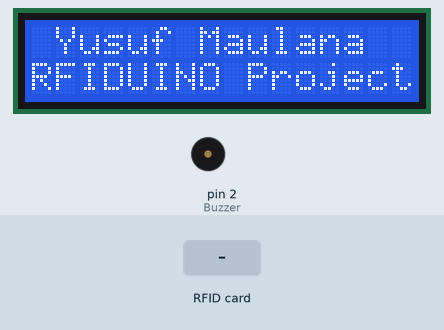
Bench run of a sketch on a simulated Arduino Uno, built with avr-gcc and run on an emulated ATmega328P. On the bench: 16×2 character LCD, buzzer (waves = sounding, pin HIGH). The test bench sets the inputs (shaded band). Pins used as bus, display or sensor lines are not drawn; what the sketch prints to the serial monitor is not drawn.

Above: at 0.1 s.
3.4 s: RFID card 5E 7A 19 C4 held to the reader
At 4.0 s:
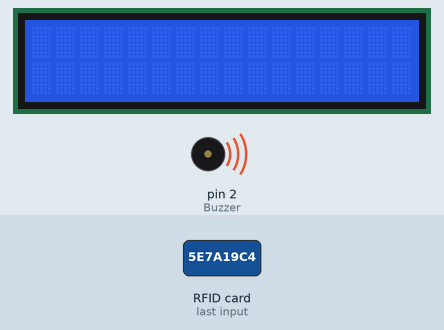
At 4.9 s:
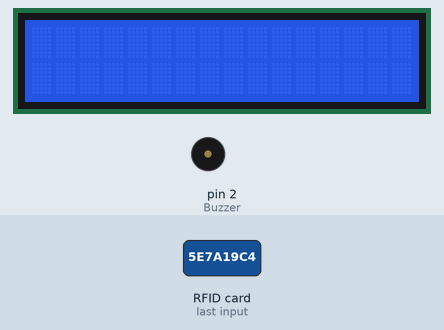
Timing chart, 0 to 6.4 s (numbered marks = the images above; inputs shaded):
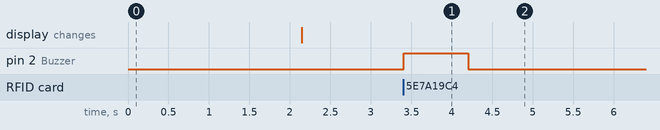

The sketch:

RFID___LCD.ino
```cpp
/*
 * Typical pin layout used:
 * -----------------------------------------------------------------------------------------
 *             MFRC522      Arduino       Arduino   Arduino    Arduino          Arduino
 *             Reader/PCD   Uno/101       Mega      Nano v3    Leonardo/Micro   Pro Micro
 * Signal      Pin          Pin           Pin       Pin        Pin              Pin
 * -----------------------------------------------------------------------------------------
 * RST/Reset   RST          9             5         D9         RESET/ICSP-5     RST
 * SPI SS      SDA(SS)      10            53        D10        10               10
 * SPI MOSI    MOSI         11 / ICSP-4   51        D11        ICSP-4           16
 * SPI MISO    MISO         12 / ICSP-1   50        D12        ICSP-1           14
 * SPI SCK     SCK          13 / ICSP-3   52        D13        ICSP-3           15
 */
#include <MFRC522.h>
#include <SPI.h>
#include <EEPROM.h>
#include <Wire.h>
#include <LiquidCrystal_I2C.h>

#define SS_PIN 10
#define RST_PIN 9
#define Buzzer 2

LiquidCrystal_I2C lcd (0x27, 16, 2);
MFRC522 rfid(SS_PIN, RST_PIN);
MFRC522::MIFARE_Key key;

byte data;
byte data_now;
byte Kartu_ID[4];

/* ------ Kartu yang terdaftar ----- */
byte kartu1[]={210, 155, 63, 91};
byte kartu2[]={32, 148, 58, 82};
byte kartu3[]={33, 171, 157, 01};
byte kartu4[]={20, 222, 88, 28};

void setup() {
  lcd.begin();
  lcd.backlight();
  lcd.setCursor(0, 0);
  lcd.print(" Yusuf Maulana ");
  lcd.setCursor(0, 1);
  lcd.print("RFIDUINO Project");
  Serial.begin(9600);
  delay(2000);
  lcd.clear();
  Serial.begin(9600);
  pinMode (Buzzer, OUTPUT);
  Serial.begin(9600);
  SPI.begin();
  rfid.PCD_Init();

  for (byte i = 0; i < 6 ;i++){
    key.keyByte[i] = 0xFF;
  }
  Serial.println(F("Scan Kode dengan NUID"));
  Serial.print(F("Menggunakan kode : "));
  printHex(key.keyByte, MFRC522::MF_KEY_SIZE);
}

void loop() {
  if ( ! rfid.PICC_IsNewCardPresent())
    return;

  // Verify if the NUID has been readed
  if ( ! rfid.PICC_ReadCardSerial())
    return;

  Serial.print(F("PICC type: "));
  MFRC522::PICC_Type piccType = rfid.PICC_GetType(rfid.uid.sak);
  Serial.println(rfid.PICC_GetTypeName(piccType));

  // Check is the PICC of Classic MIFARE type
  if (piccType != MFRC522::PICC_TYPE_MIFARE_MINI &&
    piccType != MFRC522::PICC_TYPE_MIFARE_1K &&
    piccType != MFRC522::PICC_TYPE_MIFARE_4K) {
    Serial.println(F("Bukan Kartu MFRC522."));
    return;
  }

  if (rfid.uid.uidByte[0] != Kartu_ID[0] ||
    rfid.uid.uidByte[1] != Kartu_ID[1] ||
    rfid.uid.uidByte[2] != Kartu_ID[2] ||
    rfid.uid.uidByte[3] != Kartu_ID[3] ) {
    Serial.println(F("Kartu Baru Terdeteksi"));

    // Store NUID into nuidPICC array
    for (byte i = 0; i < 4; i++) {
      Kartu_ID[i] = rfid.uid.uidByte[i];
      digitalWrite(Buzzer, HIGH);
      delay(200);
      digitalWrite(Buzzer, LOW);
    }

    Serial.println(F("The NUID tag is:"));
    Serial.print(F("In hex: "));
    printHex(rfid.uid.uidByte, rfid.uid.size);
    Serial.println();
    Serial.print(F("In dec: "));
    printDec(rfid.uid.uidByte, rfid.uid.size);
    Serial.println();
  }
  else Serial.println(F("Kartu Telah di Baca Tadi."));
  if (rfid.uid.uidByte[0] == kartu1[0] &&
  rfid.uid.uidByte[1] == kartu1[1] &&
  rfid.uid.uidByte[2] == kartu1[2] &&
  rfid.uid.uidByte[3] == kartu1[3]){
    lcd.setCursor(0,0);
    lcd.print("Nama  : ");
    lcd.setCursor(8,0);
    lcd.print("Fulan   ");
    lcd.setCursor(0,1);
    lcd.print("Kelas : ");
    for (int i = 8; i>= 9; i++){
      lcd.setCursor(i,0);
      lcd.print(" XII TKJ 3 ");
    }
  }
  else {
    for (int i = -2; i>= 16; i++){
      lcd.setCursor(i,0);
      lcd.print(" ID tidak terdaftar !!! ");
      lcd.setCursor(0,1);
      lcd.print("Peringatan  !!!");
      digitalWrite(Buzzer, HIGH);
      delay(100);
      lcd.setCursor(0,1);
      lcd.print("               ");
      digitalWrite(Buzzer, LOW);
      delay(100);
    }
  }
  // Halt PICC
  rfid.PICC_HaltA();

  // Stop encryption on PCD
  rfid.PCD_StopCrypto1();
}


/**
 * Helper routine to dump a byte array as hex values to Serial.
 */
void printHex(byte *buffer, byte bufferSize) {
  for (byte i = 0; i < bufferSize; i++) {
    Serial.print(buffer[i] < 0x10 ? " 0" : " ");
    Serial.print(buffer[i], HEX);
  }
}

/**
 * Helper routine to dump a byte array as dec values to Serial.
 */
void printDec(byte *buffer, byte bufferSize) {
  for (byte i = 0; i < bufferSize; i++) {
    Serial.print(buffer[i] < 0x10 ? " 0" : " ");
    Serial.print(buffer[i], DEC);
//    data = buffer[i];
//    EEPROM.write(i,data);
//    data_now = EEPROM.read(i);
//    Serial.println(data_now);
  }
}
```

Measured:
- after the input at 3.4 s, pin 2 (Buzzer): LOW → HIGH at once, → LOW 0.80 s later
